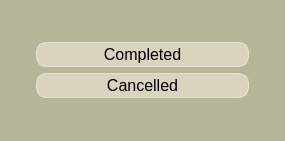
<?xml version="1.0" encoding="UTF-8"?>
<ui version="4.0">
 <class>UpdateStatusDialog</class>
 <widget class="QDialog" name="UpdateStatusDialog">
  <property name="geometry">
   <rect>
    <x>0</x>
    <y>0</y>
    <width>285</width>
    <height>141</height>
   </rect>
  </property>
  <property name="windowTitle">
   <string>Dialog</string>
  </property>
  <property name="styleSheet">
   <string notr="true">QWidget{
background-color:rgb(183, 181, 151);
}</string>
  </property>
  <layout class="QGridLayout" name="gridLayout">
   <item row="0" column="0">
    <layout class="QVBoxLayout" name="verticalLayout">
     <item>
      <widget class="QPushButton" name="completed">
       <property name="styleSheet">
        <string notr="true">QPushButton{
background-color: rgb(218, 211, 190);
color: black;
border: 1px solid rgba(255, 255, 255, 0.5);
border-radius: 10px;
font-size: 16px;
padding:2px;
text-align: center;
margin-left: 25px;
margin-right:25px;
}

QPushButton:hover {
background-color: rgba(255, 255, 255, 0.3);
}


</string>
       </property>
       <property name="text">
        <string>Completed</string>
       </property>
      </widget>
     </item>
     <item>
      <widget class="QPushButton" name="cancelled">
       <property name="styleSheet">
        <string notr="true">QPushButton{
background-color: rgb(218, 211, 190);

color: black;
border: 1px solid rgba(255, 255, 255, 0.5);
border-radius: 10px;
font-size: 16px;
padding:2px;
text-align: center;
margin-left: 25px;
margin-right:25px;
}

QPushButton:hover {
background-color: #e74c3c;
}

QPushButton:pressed {
background-color: #e74c3c;
}
</string>
       </property>
       <property name="text">
        <string>Cancelled</string>
       </property>
      </widget>
     </item>
    </layout>
   </item>
  </layout>
 </widget>
 <resources/>
 <connections/>
</ui>
